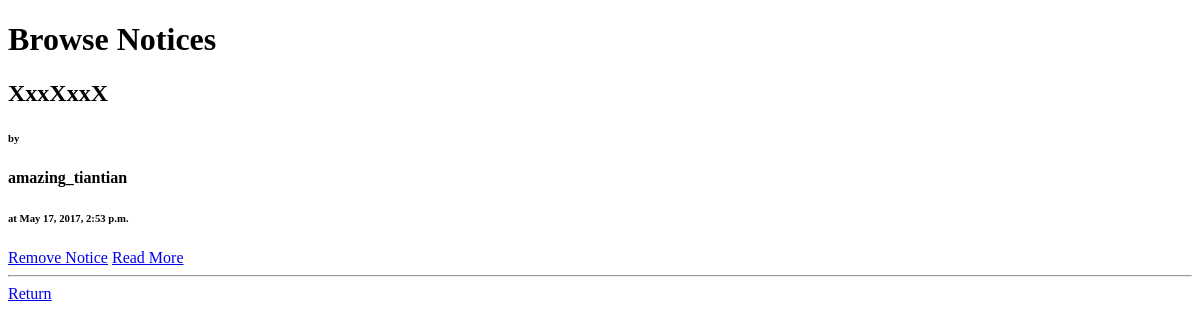
/n/browse_notices/2/ (signed in), run on an earlier commit of the app's database.
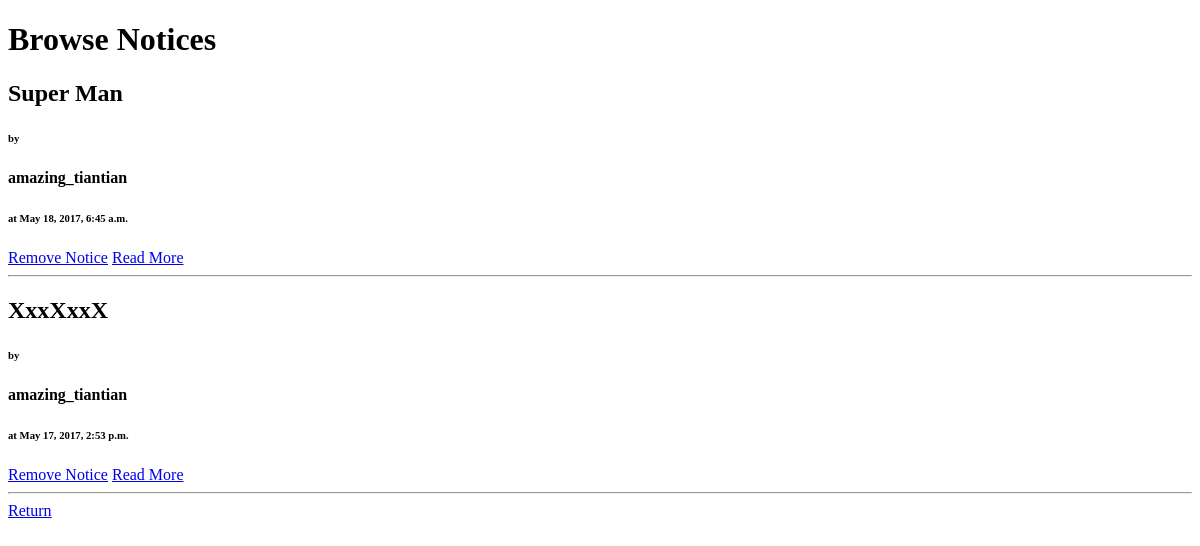
And on a later commit of the database.
### notice/models.py (models this page shows, shortened)
class Notice(models.Model):
    author = models.ForeignKey(User, related_name='article_author')
    bulletin = models.ForeignKey(Bulletin, related_name='bulletin')
    title = models.CharField(max_length=30)
    date_created = models.DateTimeField(auto_now_add=True)
    content = models.TextField(max_length=255)
    class Meta:
        ordering = ['-date_created']

### notice/views.py (the view)
# urls.py: url(r'^browse_notices/(?P<bid>[0-9]+)/$', views.browse_notices_by_bulletin, name='browse_notices'),
@login_required
def browse_notices_by_bulletin(request, bid):
    bulletin = Bulletin.objects.get(pk=bid)
    notice_list = Notice.objects.filter(bulletin=bulletin)
    return render(request, 'notice/browse_notices.html', {'notice_list': notice_list})

### templates/notice/browse_notices.html (shortened to what this page needs)
{% extends 'base.html' %}
{% block subject %}Browse Notices{% endblock %}
{% block content %}
<body>
    {% if request.user.is_authenticated %}
    {% for notice in notice_list %}
    <div>
        <h2>{{ notice.title }}</h2>
        <h6>by</h6>
        <h4>{{ notice.author }}</h4>
        <h6>at {{ notice.date_created }}</h6>
        {% if notice.author.username == request.user.username %}
        <a href="/n/delete_notice/{{ notice.pk }}/">Remove Notice</a>
        {% endif %}
        <a href="/n/notice/{{ notice.pk }}/">Read More</a>
    </div>
    <hr>
    {% endfor %}
    {% else %}
     <h2>Please <a href="/signin/">sign in</a>!</h2>
    {% endif %}
</body>
{% endblock %}

### templates/base.html (shortened to what this page needs)
<!DOCTYPE html>
<html lang="en">
<head>
</head>
<body>
    <h1>{% block subject %} {% endblock %}</h1>
    {% block content %}
    {% endblock %}
    <a href="/">Return</a>
</body>
</html>

What changed in the data, as far as the page shows it:
added Notice: title "Super Man", author "amazing_tiantian", date_created "May 18, 2017, 6:45 a.m."
